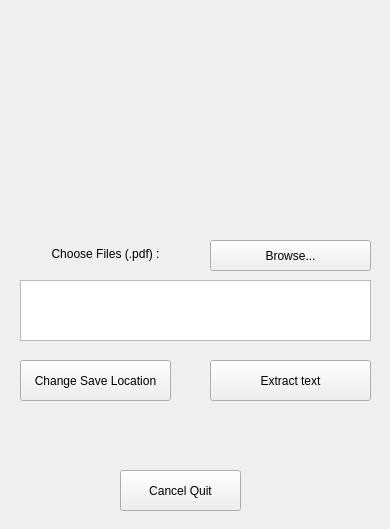
<?xml version="1.0" encoding="UTF-8"?>
<ui version="4.0">
 <class>Widget</class>
 <widget class="QWidget" name="Widget">
  <property name="geometry">
   <rect>
    <x>0</x>
    <y>0</y>
    <width>390</width>
    <height>529</height>
   </rect>
  </property>
  <property name="windowTitle">
   <string>Form</string>
  </property>
  <widget class="QLabel" name="label">
   <property name="geometry">
    <rect>
     <x>20</x>
     <y>220</y>
     <width>171</width>
     <height>41</height>
    </rect>
   </property>
   <property name="text">
    <string>Choose Files (.pdf) :</string>
   </property>
   <property name="alignment">
    <set>Qt::AlignBottom|Qt::AlignHCenter</set>
   </property>
  </widget>
  <widget class="QPushButton" name="BrowseButton">
   <property name="geometry">
    <rect>
     <x>210</x>
     <y>240</y>
     <width>161</width>
     <height>31</height>
    </rect>
   </property>
   <property name="text">
    <string>Browse...</string>
   </property>
  </widget>
  <widget class="QPushButton" name="ExtractTextButton">
   <property name="geometry">
    <rect>
     <x>210</x>
     <y>360</y>
     <width>161</width>
     <height>41</height>
    </rect>
   </property>
   <property name="text">
    <string>Extract text</string>
   </property>
  </widget>
  <widget class="QPushButton" name="CancelButton">
   <property name="geometry">
    <rect>
     <x>120</x>
     <y>470</y>
     <width>121</width>
     <height>41</height>
    </rect>
   </property>
   <property name="text">
    <string>Cancel Quit</string>
   </property>
  </widget>
  <widget class="QWidget" name="verticalLayoutWidget">
   <property name="geometry">
    <rect>
     <x>20</x>
     <y>420</y>
     <width>351</width>
     <height>31</height>
    </rect>
   </property>
   <layout class="QVBoxLayout" name="verticalLayout"/>
  </widget>
  <widget class="QListWidget" name="listWidget">
   <property name="geometry">
    <rect>
     <x>20</x>
     <y>280</y>
     <width>351</width>
     <height>61</height>
    </rect>
   </property>
   <property name="sizePolicy">
    <sizepolicy hsizetype="Expanding" vsizetype="Expanding">
     <horstretch>0</horstretch>
     <verstretch>0</verstretch>
    </sizepolicy>
   </property>
  </widget>
  <widget class="QPushButton" name="changeSaveLocationButton">
   <property name="geometry">
    <rect>
     <x>20</x>
     <y>360</y>
     <width>151</width>
     <height>41</height>
    </rect>
   </property>
   <property name="text">
    <string>Change Save Location</string>
   </property>
  </widget>
  <widget class="QLabel" name="logoLabel1">
   <property name="geometry">
    <rect>
     <x>10</x>
     <y>10</y>
     <width>231</width>
     <height>221</height>
    </rect>
   </property>
   <property name="text">
    <string/>
   </property>
   <property name="pixmap">
    <pixmap>../logo_format_jpg.jpg</pixmap>
   </property>
  </widget>
 </widget>
 <resources/>
 <connections/>
</ui>
